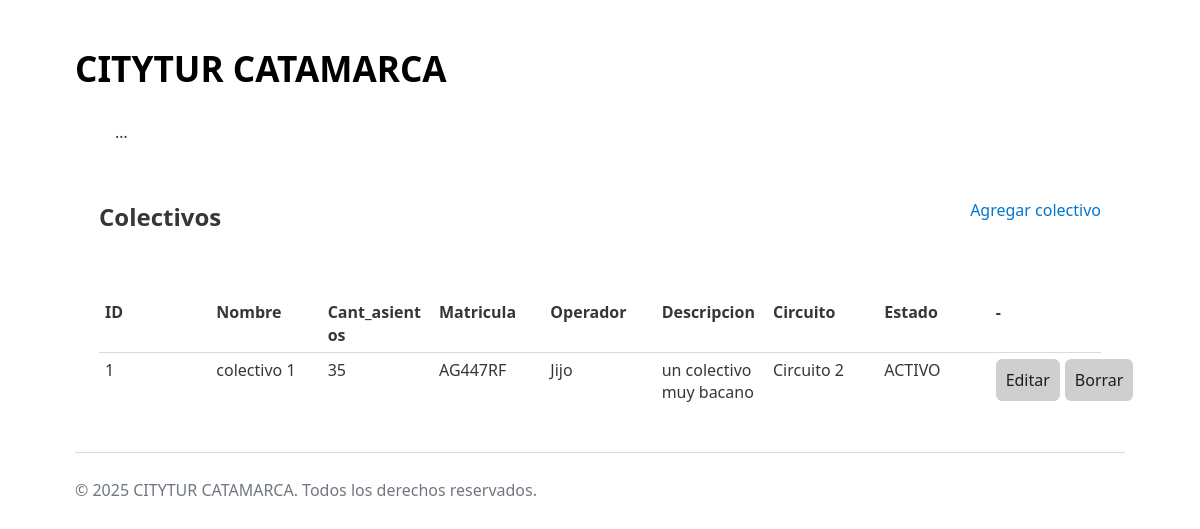
Before: /colectivos/lista_colectivo/ with the older database file.
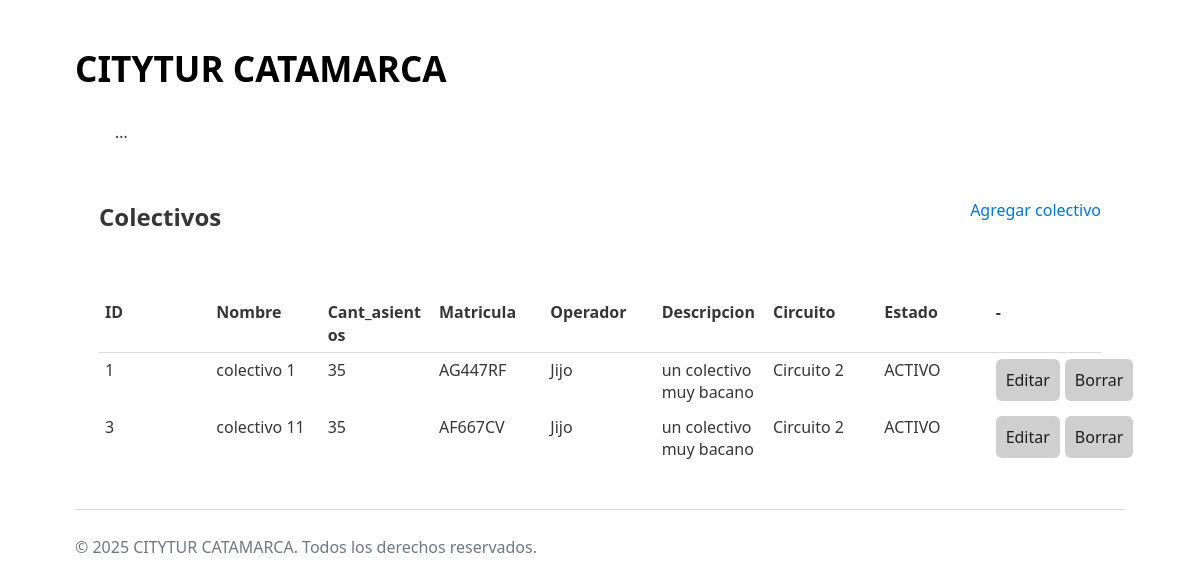
After: the same page with the newer database file.
### colectivos/models.py (models this page shows, shortened)
class Colectivo(models.Model):
    nombre = models.CharField(max_length= 20, default= 'sin nombre')
    cant_asientos = models.IntegerField()
    cant_ocupados = models.IntegerField(default= 0)
    matricula = models.CharField(max_length= 20)
    operador = models.ForeignKey(Perfil, on_delete= models.CASCADE)
    descripcion = models.TextField(max_length= 200, default= 'sin descripcion')
    circuito = models.ForeignKey(Circuito,
                                    on_delete= models.CASCADE,
                                    default= None,
                                    null=True,
                                    blank=True
                                )
    STATE_CHOICES = [
        ('ELIMINADO', 'Eliminado'),
        ('ACTIVO', 'Activo'),
        ('BAJA', 'Baja'),
    ]
    estado = models.CharField(max_length= 20, choices= STATE_CHOICES, default='ACTIVO')

### usuarios/models.py (models this page shows, shortened)
class Perfil(models.Model):
    user = models.OneToOneField(User, on_delete=models.CASCADE)
    telefono = models.CharField(max_length=20, blank=True)
    dni = models.CharField(max_length=10, blank=True)
    foto = models.ImageField(upload_to='perfiles/', blank=True, null=True)
    CHOICE_ROLE = [
        ('OPERADOR', 'Operador'),
        ('ADMINISTRADOR', 'administrador'),
        ('TURISTA', 'Turista')
    ]
    rol = models.CharField(max_length= 20, choices= CHOICE_ROLE, default='TURISTA')

### recorridos/models.py (models this page shows, shortened)
class Circuito(models.Model):
    nombre = models.CharField(max_length= 50)
    horario = models.DateTimeField()
    origen = models.CharField(max_length= 50, default='sin origen')
    destino = models.CharField(max_length= 50, default= 'sin destino')
    itinerario = models.ForeignKey(Itinerario, on_delete= models.CASCADE)
    STATE_CHOICES = [
        ('ELIMINADO', 'Eliminado'),
        ('ACTIVO', 'Activo'),
        ('BAJA', 'Baja'),
    ]
    estado = models.CharField(max_length= 20, choices= STATE_CHOICES, default= 'ACTIVO')

### colectivos/views.py (the view)
# urls.py: path('lista_colectivo/', views.lista_colectivo, name= 'colectivo_listar'),
def lista_colectivo(request):
    colectivos = Colectivo.objects.all()
    return render(request, 'colectivo_lista.html', {'colectivos': colectivos})

### colectivos/templates/colectivo_lista.html (shortened to what this page needs)
{% extends 'base.html' %}
{% block body_id %}colectivo_form{% endblock %}
{% block content %}
<main id="main-form">
    <div class="div-container">
        <h2> Colectivos </h2>
        <a href="{% url 'colectivos:colectivo_formulario' %}">Agregar colectivo</a>
    </div>
    <table class="table_view">
        <thead>
            <tr>
                <th>ID</th>
                <th>Nombre</th>
                <th>Cant_asientos</th>
                <th>Matricula</th>
                <th>Operador</th>
                <th>Descripcion</th>
                <th>Circuito</th>
                <th>Estado</th>
                <th>-</th>
            </tr>
        </thead>
        <tbody>
            {% for colectivo in colectivos %}
                <tr>
                    <td>{{ colectivo.pk }}</td>
                    <td>{{ colectivo.nombre }}</td>
                    <td>{{ colectivo.cant_asientos }}</td>
                    <td>{{ colectivo.matricula }}</td>
                    <td>{{ colectivo.operador.user.username }}</td>
                    <td>{{ colectivo.descripcion }}</td>
                    <td>{{ colectivo.circuito.nombre }}</td>
                    <td>{{ colectivo.estado }}</td>
                    <td class="td-btn">
                        <a class="btn btn-small" href="{% url 'colectivos:colectivo_editar' colectivo.pk %}"><button>Editar</button></a>
                        <form action="{% url 'colectivos:colectivo_eliminar' colectivo.pk %}" method="POST" style="display:inline;"
                            onsubmit="return confirm('Eliminar colectivo {{ colectivo.nombre }}?');">
                            <button type="submit">Borrar</button>
                        </form>
                    </td>
                </tr>
            {% empty %}
                <tr><td colspan="5">No hay colectivos cargados.</td></tr>
            {% endfor %}
        </tbody>
    </table>
</main>
{% endblock %}
{% block footer_script %}
    {{ block.super }}
{% endblock %}

Changed rows visible on the page:
added Colectivo: pk "3", nombre "colectivo 11", cant_asientos "35", matricula "AF667CV", operador.user.username "Jijo", descripcion "un colectivo muy bacano", circuito.nombre "Circuito 2", estado "ACTIVO"
